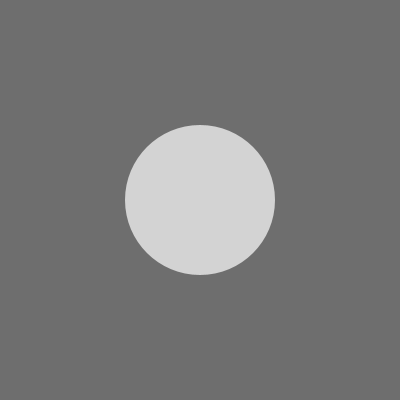
Frame 1 (no input)
Frame 60 (the mouse pressed at the canvas centre just before this capture): identical to frame 1, image omitted
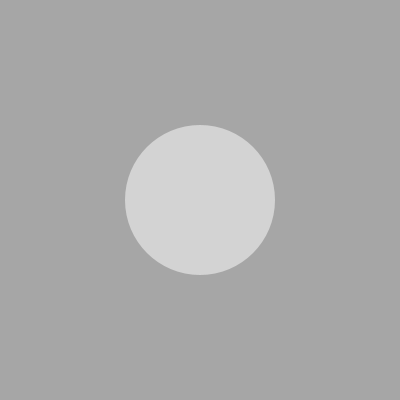
Frame 120 (the mouse held since frame 60 and released just before this capture)

The Processing sketch that drew these frames (run headless with seeded random() and noise(); from frame 60 on, the mouse is pressed at the canvas centre):

// Processing sketch: Es_6_1
// ── Es_6_1.pde
float col = 200;
void setup(){
  size(400, 400);
}

void draw(){
  float col = map(mouseX, 0, width, 110, 223);
  background(col, col, col);
  noStroke();
  fill(211, 211, 211);
  ellipse(width/2, height/2, 150, 150);
}
